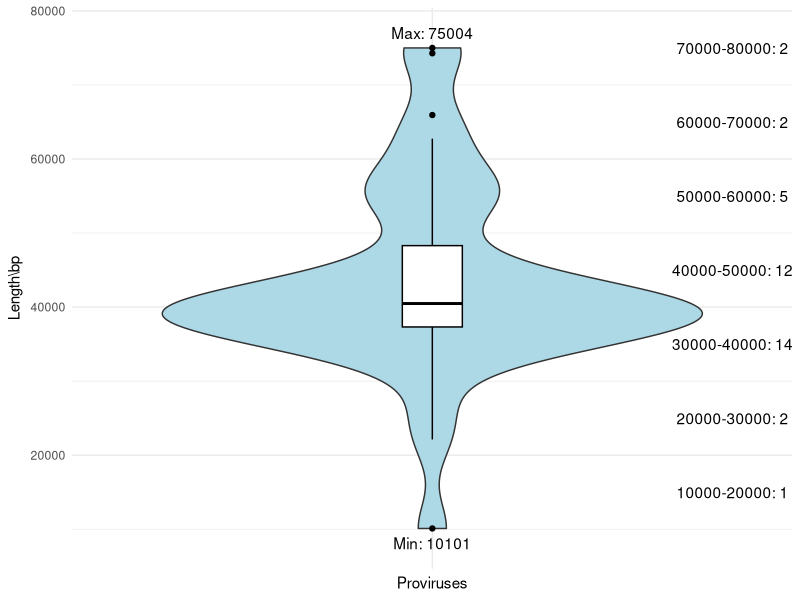

The R source for this figure:
# Load the ggplot2 package
library(ggplot2)

# Create a data frame with virus lengths
virus_data <- data.frame(
  Length = c(36084,49137,41349,44293,40868,33648,39989,37118,38176,59467,62752,38584,38223,38397,40261,
             33358,55160,38551,22121,36487,40798,55009,10101,27026,56518,41968,40384,40578,36136,40766,
             75004,54241,74280,65939,41994,35464,45795,37912)  # Replace with your virus lengths
)

length_ranges <- cut(virus_data$Length, breaks = c(10000, 20000, 30000, 40000, 50000,60000,70000,80000), labels = c( "10000-20000", "20001-30000", "30001-40000", "40001-50000", "50001-60000", "60001-70000","70001-80000"))
length_counts <- table(length_ranges)

# Create a violin plot
p <- ggplot(virus_data, aes(x = "", y = Length)) +
  geom_violin(fill = "lightblue") +
  geom_boxplot(width = 0.1, fill = "white", color = "black") +  # Add boxplot for reference
  ylab(expression("Length\\bp")) +
  xlab("Proviruses") +  # Empty label for x-axis
  theme_minimal() +
  theme(axis.text.x = element_blank())  # Hide x-axis labels

p + annotate("text", x = 1.0, y = max(virus_data$Length)+2000, label = paste("Max:", max(virus_data$Length))) +
  annotate("text", x = 1.0, y = min(virus_data$Length)-2000, label = paste("Min:", min(virus_data$Length))) +
  annotate("text", x = 1.5, y = 15000, label = paste("10000-20000:", length_counts[1])) +
  annotate("text", x = 1.5, y = 25000, label = paste("20000-30000:", length_counts[2])) +
  annotate("text", x = 1.5, y = 35000, label = paste("30000-40000:", length_counts[3])) +
  annotate("text", x = 1.5, y = 45000, label = paste("40000-50000:", length_counts[4])) +
  annotate("text", x = 1.5, y = 55000, label = paste("50000-60000:", length_counts[5])) +
  annotate("text", x = 1.5, y = 65000, label = paste("60000-70000:", length_counts[6])) +
  annotate("text", x = 1.5, y = 75000, label = paste("70000-80000:", length_counts[7]))

